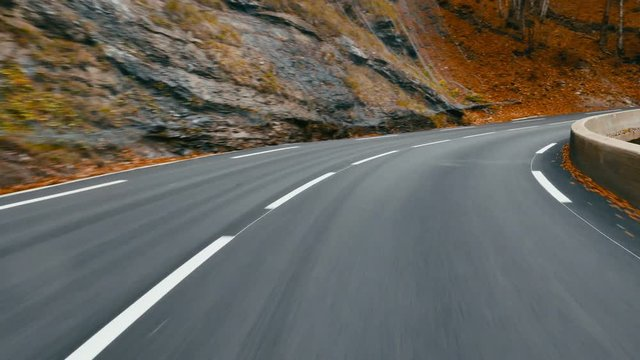
#> input picture r1.jpg, 640 x 360 px, given in place of r5.mp4, which was not available
$ python final.py
#> lines starting #> are read from the running program, lines starting #| are printed output that depends on the picture; after the words box and inside, x2 and y2 are one past the last pixel; in counts of white or black regions, pixels touching at a corner belong together; pictures that were not available may be replaced by others from this repository, and a replacement may not be noted
import matplotlib.pyplot as plt
import numpy as np
import cv2

def return_edges(img):
    rgb=cv2.cvtColor(img,cv2.COLOR_BGR2RGB)
    grey = cv2.cvtColor(rgb,cv2.COLOR_BGR2GRAY)
    blur = cv2.GaussianBlur(grey,(5,5),sigmaX=0,sigmaY=None)
    edges = cv2.Canny(img,100,150)
    return edges

def mask(image):
    height, width = image.shape
    triangle = np.array([
                       [(0, height), (int(width/2), int(height*0.3)), (width, height)] #accuracy highly video dependent on video
                       ])
    mask = np.zeros_like(image)
    mask = cv2.fillPoly(mask, triangle, 255)
    mask = cv2.bitwise_and(image, mask)
    return mask

def hough_transform(avg,img):
    black=np.zeros_like(img)
    for i in avg:
        x1,y1,x2,y2=i
        cv2.line(black,(x1,y1),(x2,y2),(255,0,0),5)
    return black

def averager(lines,img):
    left = []
    right =[]
    if lines is not None:
        for line in lines:
            x1,y1,x2,y2 = line.reshape(4)
            param = np.polyfit((x1,x2),(y1,y2),1) #m at 0 c at 1
            m = param[0]
            c = param[1]

            if(m<0):
                left.append((m,c))
            else:
                right.append((m,c))
    l_avg = np.average(left,axis=0)
    r_avg = np.average(right,axis=0)

    left_line = coordinator(l_avg,img)
    right_line = coordinator(r_avg,img)

    two_lines = [left_line,right_line]
    return two_lines

def coordinator(line_params,img):
    m = line_params[0]
    c = line_params[1]
    y1 = img.shape[0]
    y2 = int(3/5*y1)
    x1 = int((y1-c)/m)
    x2 = int((y2-c)/m)

    l = [x1,y1,x2,y2]
    return l

cap = cv2.VideoCapture("r5.mp4")
while(cap.isOpened):
    ret,frame = cap.read()
#> frame is the input picture: shape (360, 640, 3); mean B, G, R 92.1, 99.6, 102.1
    b=return_edges(frame)       #canny edges
#> in return_edges, `grey = cv2.cvtColor(rgb,cv2.COLOR_BGR2GRAY)`:
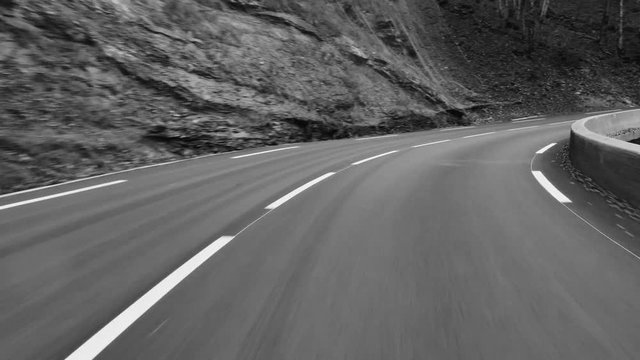
#> grey: shape (360, 640); min 3, max 254, mean 97.6
#> in return_edges, `edges = cv2.Canny(img,100,150)`:
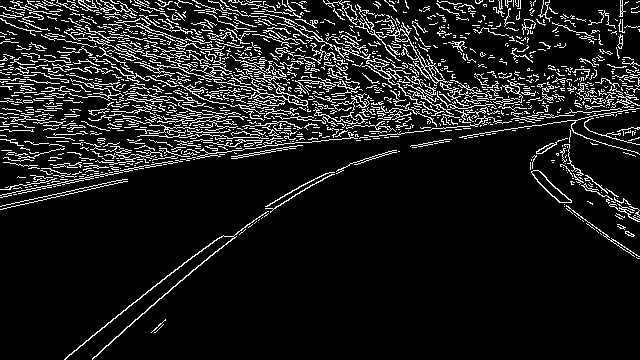
#> edges: shape (360, 640); 10.8% white in thin lines or dots
    c=mask(b)                   #isolated edges
#> in mask, `mask = cv2.bitwise_and(image, mask)`:
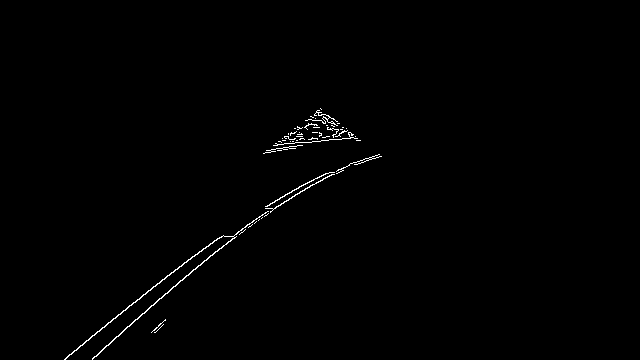
#> mask: shape (360, 640); 0.63% white in thin lines or dots, all inside (x1, y1, x2, y2) = (64, 108, 382, 360)
    lines = cv2.HoughLinesP(c, 2, np.pi/180, 100, np.array([]), minLineLength=40, maxLineGap=5)
#> lines = [[113, 339, 167, 293], [242, 228, 312, 184], [118, 314, 192, 256], [125, 328, 210, 255], [159, 283, 203, 248], [69, 354, 160, 282]]
    d = averager(lines,frame)   #averaged line coords
#> the loop in averager, `for line in lines:` made 6 passes
#> (x1, y1, x2, y2, m, c) on passes 1 to 6: (113, 339, 167, 293, -0.852, 435.3), (242, 228, 312, 184, -0.629, 380.1), (118, 314, 192, 256, -0.784, 406.5), (125, 328, 210, 255, -0.859, 435.4), (159, 283, 203, 248, -0.795, 409.5), (69, 354, 160, 282, -0.791, 408.6)
#> after the loop in averager, `for line in lines:`: left = [(-0.852, 435.3), (-0.629, 380.1), (-0.784, 406.5), (-0.859, 435.4), (-0.795, 409.5), (-0.791, 408.6)]; right = []
#> in averager, `l_avg = np.average(left,axis=0)`: l_avg = [-0.785, 412.5]
#> in averager, `r_avg = np.average(right,axis=0)`: r_avg = nan
#> in coordinator, `m = line_params[0]`: m = -0.785
#> in coordinator, `c = line_params[1]`: c = 412.5
#> in coordinator, `x1 = int((y1-c)/m)`: x1 = 66
#> in coordinator, `x2 = int((y2-c)/m)`: x2 = 250
#> in coordinator, `l = [x1,y1,x2,y2]`: l = [66, 360, 250, 216]
#> (the run stopped early here; a loop or call above may not have finished)

$ run again, on r2.jpg
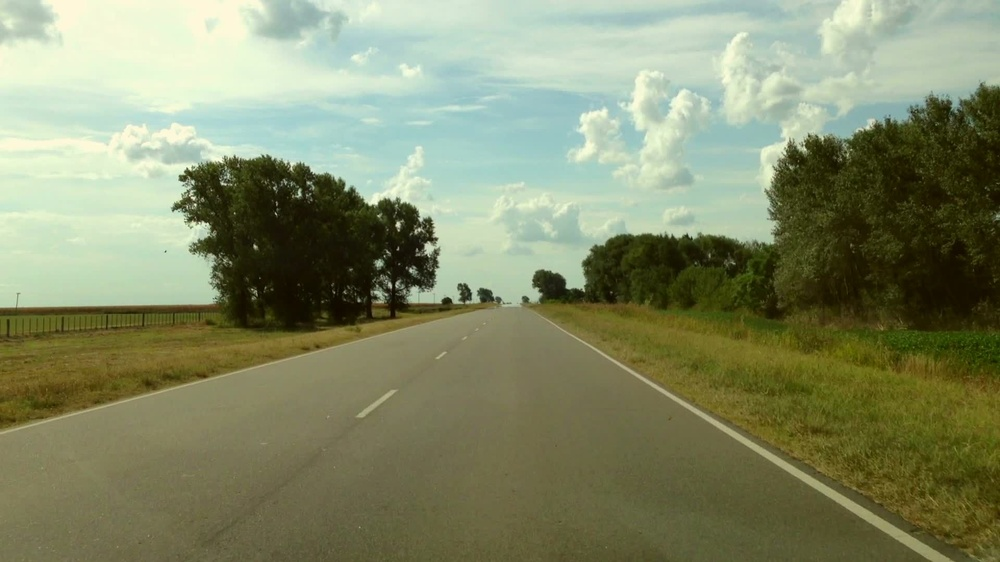
#> input picture r2.jpg, 1000 x 562 px, shrunk from 1920 x 1080 before the run, given in place of r5.mp4, which was not available
#> frame is the input picture: shape (562, 1000, 3); mean B, G, R 105.1, 138.4, 131.4
#> in return_edges, `edges = cv2.Canny(img,100,150)`:
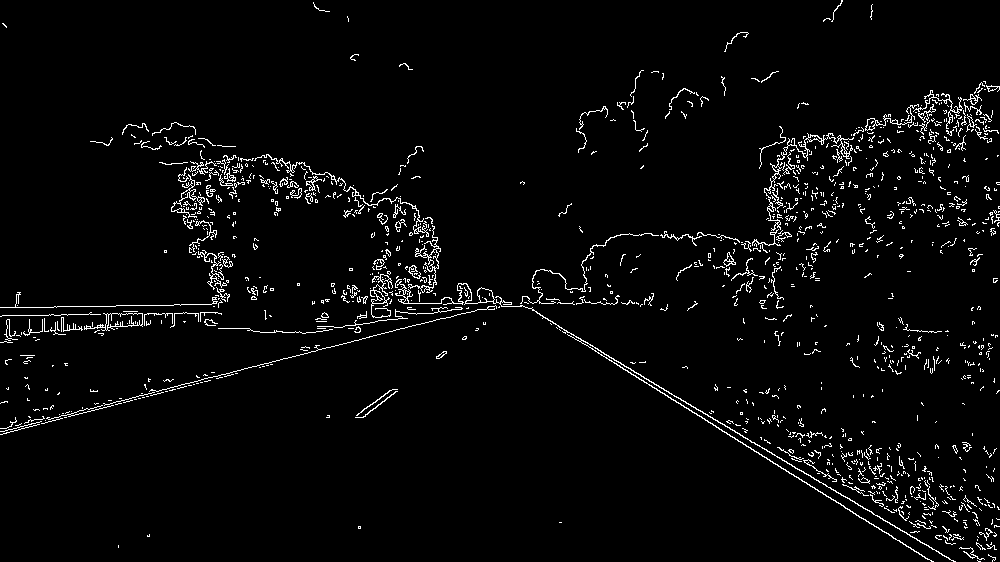
#> edges: shape (562, 1000); 3.2% white in thin lines or dots
#> mask: shape (562, 1000); 0.98% white in thin lines or dots, all inside (x1, y1, x2, y2) = (118, 214, 996, 562)
#> lines = [[573, 337, 932, 561], [520, 303, 819, 482], [680, 398, 951, 560], [246, 368, 392, 331], [527, 303, 581, 303], [780, 449, 845, 485], [334, 327, 390, 319], [373, 287, 433, 287], [403, 303, 477, 303], [851, 487, 908, 517], [393, 330, 494, 306]]
#> the loop in averager, `for line in lines:` made 11 passes
#> (x1, y1, x2, y2, m, c) on passes 1 to 8: (573, 337, 932, 561, 0.624, -20.53), (520, 303, 819, 482, 0.599, -8.3), (680, 398, 951, 560, 0.598, -8.49), (246, 368, 392, 331, -0.253, 430.3), (527, 303, 581, 303, 2.85e-16, 303), (780, 449, 845, 485, 0.554, 17), (334, 327, 390, 319, -0.143, 374.7), (373, 287, 433, 287, -3.28e-16, 287)
#> after the loop in averager, `for line in lines:`: left = [(-0.253, 430.3), (-0.143, 374.7), (-3.28e-16, 287), (-0.238, 423.4)]; right = [(0.624, -20.53), (0.599, -8.3), (0.598, -8.49), (2.85e-16, 303), (0.554, 17), (4.78e-17, 303), (0.526, 39.11)]
#> l_avg = [-0.158, 378.9]
#> r_avg = [0.414, 89.25]
#> in coordinator, `m = line_params[0]`: m = -0.158
#> in coordinator, `c = line_params[1]`: c = 378.9
#> in coordinator, `x1 = int((y1-c)/m)`: x1 = -1155
#> in coordinator, `x2 = int((y2-c)/m)`: x2 = 264
#> l = [-1155, 562, 264, 337]
#> right_line = [1140, 562, 597, 337]
#> two_lines = [[-1155, 562, 264, 337], [1140, 562, 597, 337]]
#> the loop in hough_transform, `for i in avg:` made 2 passes
#> `f = cv2.addWeighted(frame,0.8,e,1,1)`:
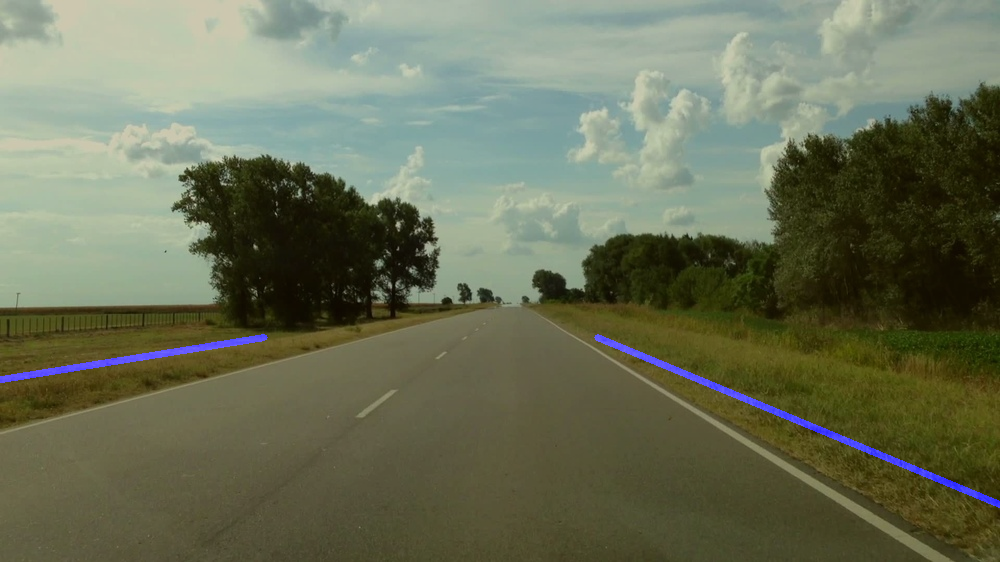
#> f: shape (562, 1000, 3); mean B, G, R 87.1, 111.7, 106.1

$ run again, on r4.jpg
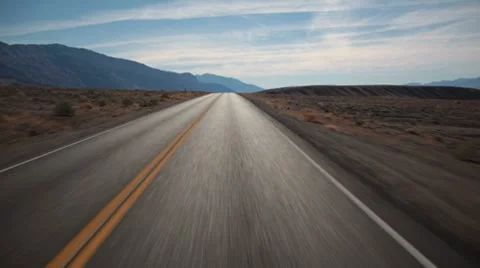
#> input picture r4.jpg, 480 x 268 px, given in place of r5.mp4, which was not available
#> frame is the input picture: shape (268, 480, 3); mean B, G, R 102.9, 103.6, 103.7
#> in return_edges, `edges = cv2.Canny(img,100,150)`:
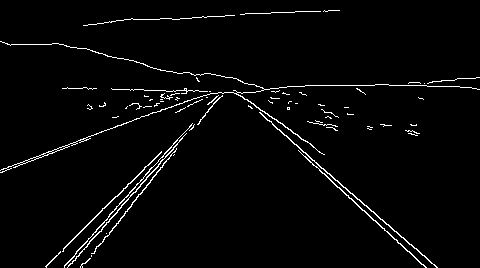
#> edges: shape (268, 480); 2.7% white in thin lines or dots
#> mask: shape (268, 480); 1.3% white in thin lines or dots, all inside (x1, y1, x2, y2) = (45, 80, 438, 268)
#> lines = [[67, 267, 160, 163], [298, 150, 407, 251], [65, 246, 150, 163], [263, 116, 436, 267], [112, 228, 176, 148], [102, 223, 151, 167], [323, 168, 437, 267], [238, 94, 278, 122], [234, 90, 314, 147]]
#> the loop in averager, `for line in lines:` made 9 passes
#> (x1, y1, x2, y2, m, c) on passes 1 to 8: (67, 267, 160, 163, -1.12, 341.9), (298, 150, 407, 251, 0.927, -126.1), (65, 246, 150, 163, -0.976, 309.5), (263, 116, 436, 267, 0.873, -113.6), (112, 228, 176, 148, -1.25, 368), (102, 223, 151, 167, -1.14, 339.6), (323, 168, 437, 267, 0.868, -112.5), (238, 94, 278, 122, 0.7, -72.6)
#> after the loop in averager, `for line in lines:`: left = [(-1.12, 341.9), (-0.976, 309.5), (-1.25, 368), (-1.14, 339.6)]; right = [(0.927, -126.1), (0.873, -113.6), (0.868, -112.5), (0.7, -72.6), (0.712, -76.72)]
#> l_avg = [-1.12, 339.7]
#> r_avg = [0.816, -100.3]
#> in coordinator, `m = line_params[0]`: m = -1.12
#> in coordinator, `c = line_params[1]`: c = 339.7
#> in coordinator, `x1 = int((y1-c)/m)`: x1 = 63
#> in coordinator, `x2 = int((y2-c)/m)`: x2 = 160
#> l = [63, 268, 160, 160]
#> right_line = [451, 268, 318, 160]
#> two_lines = [[63, 268, 160, 160], [451, 268, 318, 160]]
#> the loop in hough_transform, `for i in avg:` made 2 passes
#> `f = cv2.addWeighted(frame,0.8,e,1,1)`:
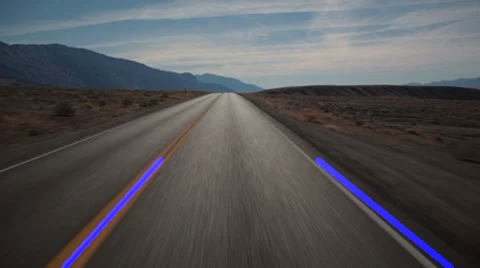
#> f: shape (268, 480, 3); mean B, G, R 86.9, 83.9, 84
